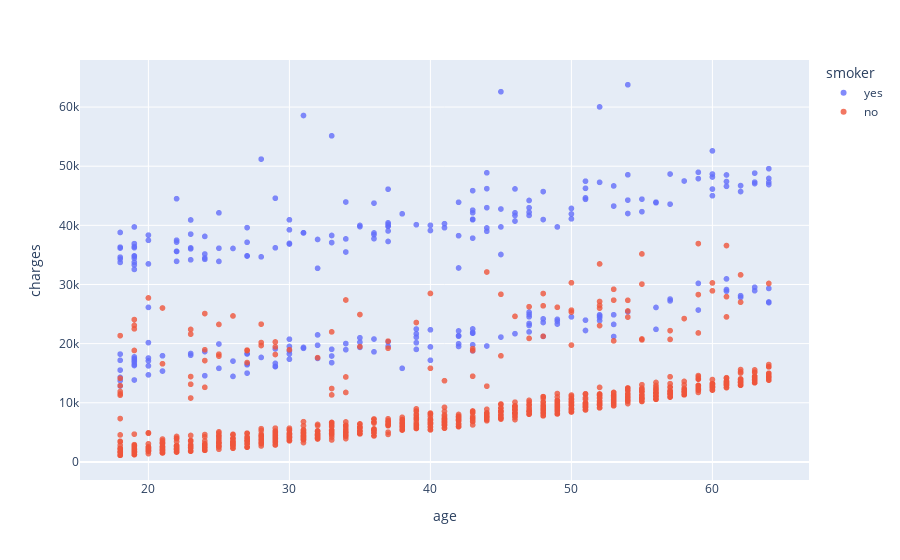

The cell this chart's notebook holds for it:
### Markdown cell above
Observations: the similar amout of men and woman smokes and doesnt smoke, but smoking is more common for men
circa 20% of customers are smokers

### Code cell
# AGE smokers VS CHARGES
fig = px.scatter(medical_df,
                 x='age',
                 y='charges',
                 color='smoker',
                 hover_data=['sex'],
                 opacity=0.8)
fig.show()

### Figure 1 — Plotly figure (JSON) as saved in the notebook; plotly's stock layout.template omitted (floating-point values rounded to 4 significant figures; data arrays with more than 128 entries replaced by an {"elided": "..."} marker saying what was removed)
{"data": [{"customdata": {"elided": "274x1 str values"}, "hovertemplate": "smoker=yes<br>age=%{x}<br>charges=%{y}<br>sex=%{customdata[0]}<extra></extra>", "legendgroup": "yes", "marker": {"color": "#636efa", "opacity": 0.8, "symbol": "circle"}, "mode": "markers", "name": "yes", "showlegend": true, "type": "scattergl", "x": {"elided": "274 int values"}, "xaxis": "x", "y": {"elided": "274 float values"}, "yaxis": "y"}, {"customdata": {"elided": "1064x1 str values"}, "hovertemplate": "smoker=no<br>age=%{x}<br>charges=%{y}<br>sex=%{customdata[0]}<extra></extra>", "legendgroup": "no", "marker": {"color": "#EF553B", "opacity": 0.8, "symbol": "circle"}, "mode": "markers", "name": "no", "showlegend": true, "type": "scattergl", "x": {"elided": "1064 int values"}, "xaxis": "x", "y": {"elided": "1064 float values"}, "yaxis": "y"}], "layout": {"legend": {"title": {"text": "smoker"}, "tracegroupgap": 0}, "margin": {"t": 60}, "xaxis": {"anchor": "y", "domain": [0, 1], "title": {"text": "age"}}, "yaxis": {"anchor": "x", "domain": [0, 1], "title": {"text": "charges"}}}}
